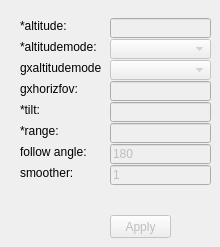
      <widget class="QWidget" name="tab_5">
       <attribute name="title">
        <string>Follow Behind</string>
       </attribute>
       <attribute name="toolTip">
        <string>&lt;html&gt;&lt;head/&gt;&lt;body&gt;&lt;p&gt;Create an automated tour with camera views that follow the sequence of the points in the GPS track.&lt;/p&gt;&lt;/body&gt;&lt;/html&gt;</string>
       </attribute>
       <widget class="QLineEdit" name="lineEdit__visualization_follow_range">
        <property name="enabled">
         <bool>false</bool>
        </property>
        <property name="geometry">
         <rect>
          <x>110</x>
          <y>123</y>
          <width>101</width>
          <height>20</height>
         </rect>
        </property>
        <property name="toolTip">
         <string>&lt;html&gt;&lt;head/&gt;&lt;body&gt;&lt;p&gt;Distance in meters from the point. Since the &amp;quot;Follow Behind&amp;quot; is following the sequence of points, the &amp;quot;range&amp;quot; is the distance between the camera and the point (or row in the table) that is corresponds to. This is the same as the &amp;quot;range&amp;quot; for a KML &amp;lt;LookAt&amp;gt;.&lt;/p&gt;&lt;p&gt;&lt;img src=&quot;:/plugins/milkmachine/camera.png&quot;/&gt;&lt;/p&gt;&lt;/body&gt;&lt;/html&gt;</string>
        </property>
       </widget>
       <widget class="QLineEdit" name="lineEdit__visualization_follow_tilt">
        <property name="enabled">
         <bool>false</bool>
        </property>
        <property name="geometry">
         <rect>
          <x>110</x>
          <y>102</y>
          <width>101</width>
          <height>20</height>
         </rect>
        </property>
        <property name="toolTip">
         <string>&lt;html&gt;&lt;head/&gt;&lt;body&gt;&lt;p&gt;Rotation, in degrees, of the camera around the &lt;span style=&quot; font-style:italic;&quot;&gt;X&lt;/span&gt; axis. A value of 0 indicates that the view is aimed straight down toward the earth (the most common case). A value for 90 for &amp;lt;tilt&amp;gt; indicates that the view is aimed toward the horizon. Values greater than 90 indicate that the view is pointed up into the sky. Values for &amp;lt;tilt&amp;gt; are clamped at +180 degrees. &lt;/p&gt;&lt;p&gt;&lt;img src=&quot;:/plugins/milkmachine/camera.png&quot;/&gt;&lt;/p&gt;&lt;/body&gt;&lt;/html&gt;</string>
        </property>
       </widget>
       <widget class="QLabel" name="label_37">
        <property name="geometry">
         <rect>
          <x>20</x>
          <y>18</y>
          <width>61</width>
          <height>16</height>
         </rect>
        </property>
        <property name="text">
         <string>*altitude:</string>
        </property>
       </widget>
       <widget class="QLabel" name="label_39">
        <property name="geometry">
         <rect>
          <x>20</x>
          <y>123</y>
          <width>41</width>
          <height>16</height>
         </rect>
        </property>
        <property name="text">
         <string>*range:</string>
        </property>
       </widget>
       <widget class="QLineEdit" name="lineEdit__visualization_follow_gxhoriz">
        <property name="enabled">
         <bool>false</bool>
        </property>
        <property name="geometry">
         <rect>
          <x>110</x>
          <y>81</y>
          <width>101</width>
          <height>20</height>
         </rect>
        </property>
        <property name="toolTip">
         <string>Rotation about the x axis. &lt;float&gt;</string>
        </property>
       </widget>
       <widget class="QComboBox" name="comboBox_follow_altitudemode">
        <property name="enabled">
         <bool>false</bool>
        </property>
        <property name="geometry">
         <rect>
          <x>110</x>
          <y>39</y>
          <width>101</width>
          <height>20</height>
         </rect>
        </property>
        <property name="toolTip">
         <string>&lt;html&gt;&lt;head/&gt;&lt;body&gt;&lt;p&gt;Specifies how the &amp;lt;altitude&amp;gt; specified for the Camera is interpreted. Possible values are as follows: &lt;/p&gt;&lt;ul style=&quot;margin-top: 0px; margin-bottom: 0px; margin-left: 0px; margin-right: 0px; -qt-list-indent: 1;&quot;&gt;&lt;li style=&quot; margin-top:12px; margin-bottom:0px; margin-left:0px; margin-right:0px; -qt-block-indent:0; text-indent:0px;&quot;&gt;&lt;span style=&quot; font-weight:600;&quot;&gt;relativeToGround&lt;/span&gt; - (default) Interprets the &amp;lt;altitude&amp;gt; as a value in meters above the ground. If the point is over water, the &amp;lt;altitude&amp;gt; will be interpreted as a value in meters above sea level. See &lt;a href=&quot;https://developers.google.com/kml/documentation/kmlreference#gxaltitudemode&quot;&gt;&lt;span style=&quot; text-decoration: underline; color:#0000ff;&quot;&gt;&amp;lt;gx:altitudeMode&amp;gt;&lt;/span&gt;&lt;/a&gt; below to specify points relative to the sea floor. &lt;/li&gt;&lt;li style=&quot; margin-top:0px; margin-bottom:0px; margin-left:0px; margin-right:0px; -qt-block-indent:0; text-indent:0px;&quot;&gt;&lt;span style=&quot; font-weight:600;&quot;&gt;clampToGround &lt;/span&gt;- For a camera, this setting also places the camera &lt;span style=&quot; font-weight:600;&quot;&gt;relativeToGround&lt;/span&gt;, since putting the camera exactly at terrain height would mean that the eye would intersect the terrain (and the view would be blocked). &lt;/li&gt;&lt;li style=&quot; margin-top:0px; margin-bottom:0px; margin-left:0px; margin-right:0px; -qt-block-indent:0; text-indent:0px;&quot;&gt;&lt;span style=&quot; font-weight:600;&quot;&gt;relativeToModel&lt;/span&gt; - If the &amp;quot;model&amp;quot; field has an &amp;quot;altitude&amp;quot; tag, the the camera altitude can be set as the vertical distance from the model.&lt;/li&gt;&lt;li style=&quot; margin-top:0px; margin-bottom:12px; margin-left:0px; margin-right:0px; -qt-block-indent:0; text-indent:0px;&quot;&gt;&lt;span style=&quot; font-weight:600;&quot;&gt;absolute &lt;/span&gt;- Interprets the &amp;lt;altitude&amp;gt; as a value in meters above sea level. &lt;/li&gt;&lt;/ul&gt;&lt;p&gt;&lt;img src=&quot;:/plugins/milkmachine/camera.png&quot;/&gt;&lt;/p&gt;&lt;/body&gt;&lt;/html&gt;</string>
        </property>
       </widget>
       <widget class="QLabel" name="label_34">
        <property name="geometry">
         <rect>
          <x>20</x>
          <y>60</y>
          <width>81</width>
          <height>16</height>
         </rect>
        </property>
        <property name="text">
         <string>gxaltitudemode:</string>
        </property>
       </widget>
       <widget class="QLabel" name="label_38">
        <property name="geometry">
         <rect>
          <x>20</x>
          <y>102</y>
          <width>41</width>
          <height>16</height>
         </rect>
        </property>
        <property name="text">
         <string>*tilt:</string>
        </property>
       </widget>
       <widget class="QLabel" name="label_35">
        <property name="geometry">
         <rect>
          <x>20</x>
          <y>81</y>
          <width>61</width>
          <height>16</height>
         </rect>
        </property>
        <property name="text">
         <string>gxhorizfov:</string>
        </property>
       </widget>
       <widget class="QComboBox" name="comboBox_follow_gxaltitudemode">
        <property name="enabled">
         <bool>false</bool>
        </property>
        <property name="geometry">
         <rect>
          <x>110</x>
          <y>60</y>
          <width>101</width>
          <height>20</height>
         </rect>
        </property>
        <property name="toolTip">
         <string>&lt;html&gt;&lt;head/&gt;&lt;body&gt;&lt;p&gt;A KML extension in the &lt;a href=&quot;https://developers.google.com/kml/documentation/kmlreference#kmlextensions&quot;&gt;&lt;span style=&quot; text-decoration: underline; color:#0000ff;&quot;&gt;Google extension namespace&lt;/span&gt;&lt;/a&gt;, allowing altitudes relative to the sea floor. Values are: &lt;/p&gt;&lt;ul style=&quot;margin-top: 0px; margin-bottom: 0px; margin-left: 0px; margin-right: 0px; -qt-list-indent: 1;&quot;&gt;&lt;li style=&quot; margin-top:12px; margin-bottom:0px; margin-left:0px; margin-right:0px; -qt-block-indent:0; text-indent:0px;&quot;&gt;&lt;span style=&quot; font-weight:600;&quot;&gt;relativeToSeaFloor&lt;/span&gt; - Interprets the &amp;lt;altitude&amp;gt; as a value in meters above the sea floor. If the point is above land rather than sea, the &amp;lt;altitude&amp;gt; will be interpreted as being above the ground. &lt;/li&gt;&lt;li style=&quot; margin-top:0px; margin-bottom:12px; margin-left:0px; margin-right:0px; -qt-block-indent:0; text-indent:0px;&quot;&gt;&lt;span style=&quot; font-weight:600;&quot;&gt;clampToSeaFloor&lt;/span&gt; - The &amp;lt;altitude&amp;gt; specification is ignored, and the Camera will be positioned on the sea floor. If the point is on land rather than at sea, the Camera will be positioned on the ground. &lt;/li&gt;&lt;/ul&gt;&lt;p&gt;&lt;br/&gt;&lt;/p&gt;&lt;/body&gt;&lt;/html&gt;</string>
        </property>
       </widget>
       <widget class="QLineEdit" name="lineEdit_visualization_follow_altitude">
        <property name="enabled">
         <bool>false</bool>
        </property>
        <property name="geometry">
         <rect>
          <x>110</x>
          <y>18</y>
          <width>101</width>
          <height>20</height>
         </rect>
        </property>
        <property name="toolTip">
         <string>&lt;html&gt;&lt;head/&gt;&lt;body&gt;&lt;p&gt;Vertical distance of the camera from the earth's surface, in meters. Interpreted according to the Camera's &amp;lt;altitudeMode&amp;gt; or &amp;lt;gx:altitudeMode&amp;gt;. If &amp;lt;altitudemode&amp;gt; is relativeToModel, then this is the vertical distance from the model.&lt;/p&gt;&lt;p&gt;&lt;img src=&quot;:/plugins/milkmachine/camera.png&quot;/&gt;&lt;/p&gt;&lt;/body&gt;&lt;/html&gt;</string>
        </property>
       </widget>
       <widget class="QLabel" name="label_36">
        <property name="geometry">
         <rect>
          <x>20</x>
          <y>39</y>
          <width>81</width>
          <height>16</height>
         </rect>
        </property>
        <property name="text">
         <string>*altitudemode:</string>
        </property>
       </widget>
       <widget class="QPushButton" name="pushButton_follow_apply">
        <property name="enabled">
         <bool>false</bool>
        </property>
        <property name="geometry">
         <rect>
          <x>110</x>
          <y>215</y>
          <width>61</width>
          <height>23</height>
         </rect>
        </property>
        <property name="toolTip">
         <string>&lt;html&gt;&lt;head/&gt;&lt;body&gt;&lt;p&gt;Apply the camera view changes to the active layer. &amp;quot;Tour Name&amp;quot; and &amp;quot;FlyTo mode apply to this tool. To roll back these edits, select &amp;quot;Cancel for selected layer&amp;quot; in the editor options.&lt;/p&gt;&lt;/body&gt;&lt;/html&gt;</string>
        </property>
        <property name="text">
         <string>Apply</string>
        </property>
        <property name="icon">
         <iconset resource="resources.qrc">
          <normaloff>:/plugins/milkmachine/triangle.png</normaloff>:/plugins/milkmachine/triangle.png</iconset>
        </property>
       </widget>
       <widget class="QLabel" name="label_40">
        <property name="geometry">
         <rect>
          <x>20</x>
          <y>165</y>
          <width>61</width>
          <height>16</height>
         </rect>
        </property>
        <property name="text">
         <string>smoother:</string>
        </property>
       </widget>
       <widget class="QLineEdit" name="lineEdit__visualization_follow_smoother">
        <property name="enabled">
         <bool>false</bool>
        </property>
        <property name="geometry">
         <rect>
          <x>110</x>
          <y>165</y>
          <width>101</width>
          <height>20</height>
         </rect>
        </property>
        <property name="toolTip">
         <string>&lt;html&gt;&lt;head/&gt;&lt;body&gt;&lt;p&gt;Number of models to look forward in order to calculate the mean angle. Each angle in the calculation is the compass angle between the current model (n) and all of the models between n and the smoother parameter. The effect is a smoothed camera heading. The larger the smoother, the more smooth the heading will be. &lt;/p&gt;&lt;/body&gt;&lt;/html&gt;</string>
        </property>
        <property name="text">
         <string>1</string>
        </property>
       </widget>
       <widget class="QLabel" name="label_41">
        <property name="geometry">
         <rect>
          <x>20</x>
          <y>144</y>
          <width>71</width>
          <height>16</height>
         </rect>
        </property>
        <property name="text">
         <string>follow angle:</string>
        </property>
       </widget>
       <widget class="QLineEdit" name="lineEdit__visualization_follow_follow_angle">
        <property name="enabled">
         <bool>false</bool>
        </property>
        <property name="geometry">
         <rect>
          <x>110</x>
          <y>144</y>
          <width>101</width>
          <height>20</height>
         </rect>
        </property>
        <property name="toolTip">
         <string>&lt;html&gt;&lt;head/&gt;&lt;body&gt;&lt;p&gt;The compass angle of the &amp;lt;Camera&amp;gt; relative to the point (0-360 degrees).&lt;/p&gt;&lt;p&gt;If the follow angle is 0, then the camera will be in front of the model. &lt;/p&gt;&lt;p&gt;If the follow angle is 90, then the camera will be starboard of the model.&lt;/p&gt;&lt;p&gt;If the follow angle is 180, then the camera will be behind (following) the model.&lt;/p&gt;&lt;p&gt;If the follow angle is 270, then the camera will be port of the model. &lt;/p&gt;&lt;p&gt;&lt;img src=&quot;:/plugins/milkmachine/followangle.png&quot;/&gt;&lt;/p&gt;&lt;/body&gt;&lt;/html&gt;</string>
        </property>
        <property name="text">
         <string>180</string>
        </property>
       </widget>
      </widget>
